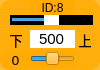
    <widget class="QWidget" name="widget_id8" native="true">
     <property name="geometry">
      <rect>
       <x>80</x>
       <y>290</y>
       <width>100</width>
       <height>70</height>
      </rect>
     </property>
     <property name="styleSheet">
      <string notr="true">background-color: rgb(255, 170, 0, 200);
border-radius:10px;</string>
     </property>
     <widget class="QLabel" name="label_ID8">
      <property name="geometry">
       <rect>
        <x>30</x>
        <y>0</y>
        <width>45</width>
        <height>16</height>
       </rect>
      </property>
      <property name="minimumSize">
       <size>
        <width>0</width>
        <height>10</height>
       </size>
      </property>
      <property name="font">
       <font>
        <family>Arial</family>
        <pointsize>9</pointsize>
       </font>
      </property>
      <property name="styleSheet">
       <string notr="true">background-color: rgb(255, 255, 255， 0);
border-radius:0px;</string>
      </property>
      <property name="text">
       <string>ID:8</string>
      </property>
      <property name="alignment">
       <set>Qt::AlignCenter</set>
      </property>
     </widget>
     <widget class="QSlider" name="horizontalSlider_pulse_id8">
      <property name="geometry">
       <rect>
        <x>10</x>
        <y>15</y>
        <width>83</width>
        <height>10</height>
       </rect>
      </property>
      <property name="autoFillBackground">
       <bool>false</bool>
      </property>
      <property name="styleSheet">
       <string notr="true">QSlider{background-color: rgb(0, 0, 0);
border-radius:0px;}
QSlider::handle {/*设置中间的那个滑动的键*/                           
    background:  rgb(255, 255, 255);
}</string>
      </property>
      <property name="minimum">
       <number>0</number>
      </property>
      <property name="maximum">
       <number>1000</number>
      </property>
      <property name="pageStep">
       <number>1</number>
      </property>
      <property name="value">
       <number>500</number>
      </property>
      <property name="orientation">
       <enum>Qt::Horizontal</enum>
      </property>
     </widget>
     <widget class="QSlider" name="horizontalSlider_dev_id8">
      <property name="geometry">
       <rect>
        <x>30</x>
        <y>50</y>
        <width>45</width>
        <height>18</height>
       </rect>
      </property>
      <property name="styleSheet">
       <string notr="true">background-color: rgb(255, 255, 255， 0);</string>
      </property>
      <property name="minimum">
       <number>-125</number>
      </property>
      <property name="maximum">
       <number>125</number>
      </property>
      <property name="pageStep">
       <number>1</number>
      </property>
      <property name="orientation">
       <enum>Qt::Horizontal</enum>
      </property>
     </widget>
     <widget class="QLabel" name="label_id8">
      <property name="geometry">
       <rect>
        <x>0</x>
        <y>50</y>
        <width>31</width>
        <height>20</height>
       </rect>
      </property>
      <property name="minimumSize">
       <size>
        <width>0</width>
        <height>10</height>
       </size>
      </property>
      <property name="font">
       <font>
        <family>DejaVu Sans</family>
        <pointsize>10</pointsize>
       </font>
      </property>
      <property name="styleSheet">
       <string notr="true">background-color: rgb(255, 255, 255， 0);</string>
      </property>
      <property name="text">
       <string>0</string>
      </property>
      <property name="alignment">
       <set>Qt::AlignCenter</set>
      </property>
     </widget>
     <widget class="QLineEdit" name="lineEdit_id8">
      <property name="geometry">
       <rect>
        <x>30</x>
        <y>30</y>
        <width>45</width>
        <height>18</height>
       </rect>
      </property>
      <property name="sizePolicy">
       <sizepolicy hsizetype="Fixed" vsizetype="Fixed">
        <horstretch>0</horstretch>
        <verstretch>0</verstretch>
       </sizepolicy>
      </property>
      <property name="font">
       <font>
        <family>Arial</family>
        <pointsize>11</pointsize>
       </font>
      </property>
      <property name="autoFillBackground">
       <bool>false</bool>
      </property>
      <property name="styleSheet">
       <string notr="true">background-color: rgb(255, 255, 255);
border-radius:0px;</string>
      </property>
      <property name="text">
       <string>500</string>
      </property>
      <property name="maxLength">
       <number>1000</number>
      </property>
      <property name="alignment">
       <set>Qt::AlignCenter</set>
      </property>
      <property name="dragEnabled">
       <bool>false</bool>
      </property>
      <property name="readOnly">
       <bool>false</bool>
      </property>
     </widget>
     <widget class="QLabel" name="label_down9">
      <property name="geometry">
       <rect>
        <x>6</x>
        <y>30</y>
        <width>20</width>
        <height>20</height>
       </rect>
      </property>
      <property name="font">
       <font>
        <pointsize>10</pointsize>
        <weight>50</weight>
        <italic>false</italic>
        <bold>false</bold>
       </font>
      </property>
      <property name="styleSheet">
       <string notr="true">background-color: rgb(255, 255, 255, 0);</string>
      </property>
      <property name="text">
       <string>下</string>
      </property>
      <property name="alignment">
       <set>Qt::AlignCenter</set>
      </property>
     </widget>
     <widget class="QLabel" name="label_up9">
      <property name="geometry">
       <rect>
        <x>75</x>
        <y>30</y>
        <width>20</width>
        <height>20</height>
       </rect>
      </property>
      <property name="font">
       <font>
        <pointsize>10</pointsize>
        <weight>50</weight>
        <italic>false</italic>
        <bold>false</bold>
       </font>
      </property>
      <property name="styleSheet">
       <string notr="true">background-color: rgb(255, 255, 255, 0);</string>
      </property>
      <property name="text">
       <string>上</string>
      </property>
      <property name="alignment">
       <set>Qt::AlignCenter</set>
      </property>
     </widget>
    </widget>
